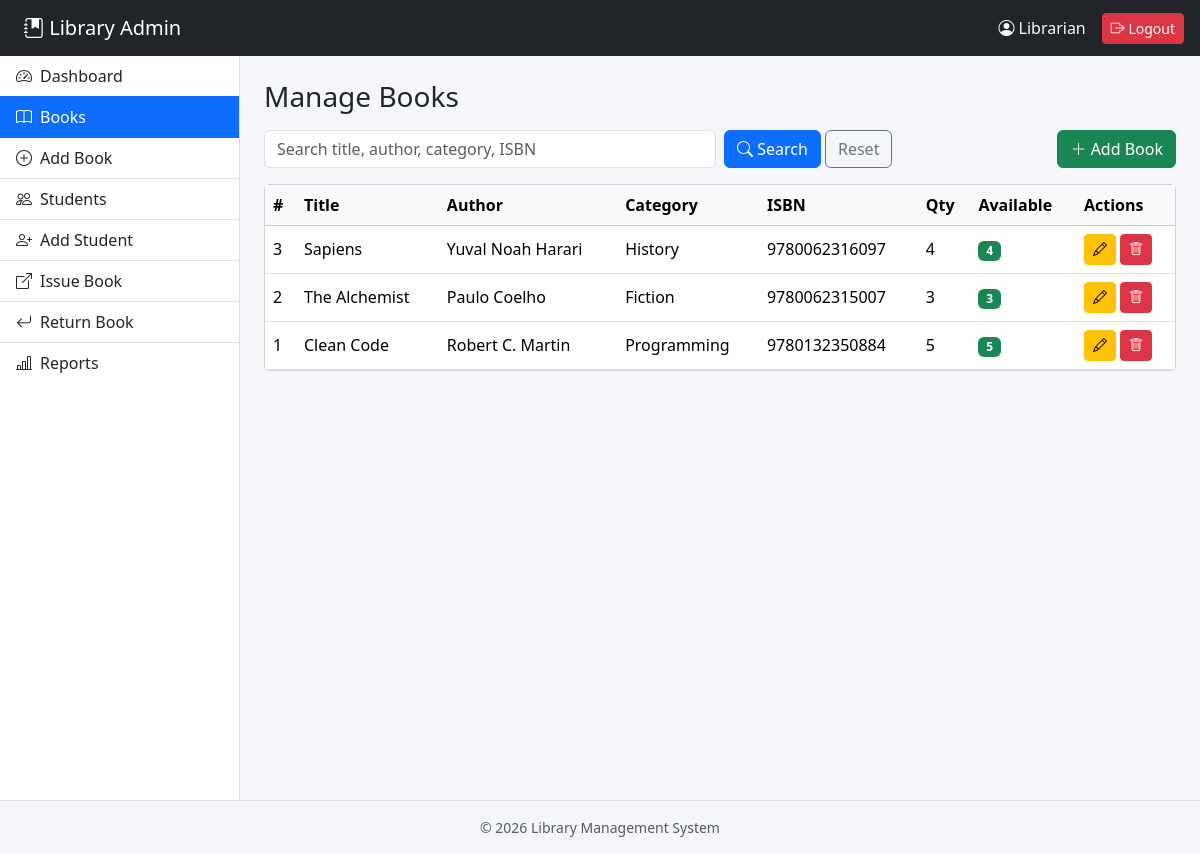
/admin/manage_books.php (signed in), run on the app's committed database.
### tables this page shows
CREATE TABLE IF NOT EXISTS books (
  id INT AUTO_INCREMENT PRIMARY KEY,
  title VARCHAR(200) NOT NULL,
  author VARCHAR(150) NOT NULL,
  category VARCHAR(100) NOT NULL,
  isbn VARCHAR(20) NOT NULL UNIQUE,
  quantity INT NOT NULL DEFAULT 1,
  available_quantity INT NOT NULL DEFAULT 1,
  added_date TIMESTAMP DEFAULT CURRENT_TIMESTAMP
);

### admin/includes/db.php (called while the page is built, shortened)
<?php
$conn = new mysqli('localhost', 'root', '', 'library_db');
$conn->set_charset('utf8mb4');
function db_run($sql, $types = '', $params = []) {
    global $conn;
    $st = $conn->prepare($sql);
    if ($types) $st->bind_param($types, ...$params);
    $st->execute();
    return $st;
}
function db_all($sql, $types = '', $params = []) { return db_run($sql, $types, $params)->get_result()->fetch_all(MYSQLI_ASSOC); }
function e($s) { return htmlspecialchars((string)$s, ENT_QUOTES, 'UTF-8'); }

### admin/manage_books.php (the view, shortened to what this page needs)
<?php
$title = 'Manage Books';
require_once '../includes/header.php';
$q = trim($_GET['q'] ?? ''); $like = "%$q%";
$books = db_all('SELECT * FROM books WHERE title LIKE ? OR author LIKE ? OR category LIKE ? OR isbn LIKE ? ORDER BY id DESC', 'ssss', [$like,$like,$like,$like]);
?>
<form class="row g-2 mb-3" method="get">
  <div class="col-12 col-md-6"><input name="q" value="<?= e($q) ?>" class="form-control" placeholder="Search title, author, category, ISBN"></div>
  <div class="col-auto"><button class="btn btn-primary"><i class="bi bi-search"></i> Search</button> <a href="manage_books.php" class="btn btn-outline-secondary">Reset</a></div>
  <div class="col-auto ms-md-auto"><a href="add_book.php" class="btn btn-success"><i class="bi bi-plus-lg"></i> Add Book</a></div>
</form>
<div class="card"><div class="table-responsive"><table class="table table-hover align-middle mb-0">
  <thead class="table-light"><tr><th>#</th><th>Title</th><th>Author</th><th>Category</th><th>ISBN</th><th>Qty</th><th>Available</th><th>Actions</th></tr></thead>
  <tbody>
  <?php foreach ($books as $b): ?>
    <tr><td><?= $b['id'] ?></td><td><?= e($b['title']) ?></td><td><?= e($b['author']) ?></td><td><?= e($b['category']) ?></td><td><?= e($b['isbn']) ?></td>
      <td><?= $b['quantity'] ?></td>
      <td><span class="badge text-bg-<?= $b['available_quantity'] > 0 ? 'success' : 'danger' ?>"><?= $b['available_quantity'] ?></span></td>
      <td class="text-nowrap">
        <a href="edit_book.php?id=<?= $b['id'] ?>" class="btn btn-sm btn-warning"><i class="bi bi-pencil"></i></a>
        <form method="post" class="d-inline" onsubmit="return confirm('Delete this book?')"><button name="delete" value="<?= $b['id'] ?>" class="btn btn-sm btn-danger"><i class="bi bi-trash"></i></button></form>
      </td></tr>
  <?php endforeach; if (!$books): ?><tr><td colspan="8" class="text-center text-muted py-4">No books found.</td></tr><?php endif; ?>
  </tbody></table></div></div>
<?php require_once '../includes/footer.php'; ?>

### admin/includes/header.php (shortened to what this page needs)
<?php
$page = basename($_SERVER['PHP_SELF']);
$menu = [
  'dashboard.php'       => ['speedometer2', 'Dashboard'],
  'manage_books.php'    => ['book', 'Books'],
  'add_book.php'        => ['plus-circle', 'Add Book'],
  'manage_students.php' => ['people', 'Students'],
  'add_student.php'     => ['person-plus', 'Add Student'],
  'issue_book.php'      => ['box-arrow-up-right', 'Issue Book'],
  'return_book.php'     => ['arrow-return-left', 'Return Book'],
  'reports.php'         => ['bar-chart-line', 'Reports'],
];
?>
<!DOCTYPE html>
<html lang="en">
<head>
  <link href="https://cdn.jsdelivr.net/npm/bootstrap@5.3.3/dist/css/bootstrap.min.css" rel="stylesheet">
  <link href="https://cdn.jsdelivr.net/npm/bootstrap-icons@1.11.3/font/bootstrap-icons.min.css" rel="stylesheet">
  <link href="../assets/css/style.css" rel="stylesheet">
</head>
<body>
<nav class="navbar navbar-dark bg-dark sticky-top px-3">
  <a class="navbar-brand ms-2 me-auto" href="dashboard.php"><i class="bi bi-journal-bookmark-fill"></i> Library Admin</a>
  <span class="text-light me-3 d-none d-sm-inline"><i class="bi bi-person-circle"></i> <?= e($_SESSION['admin_name']) ?></span>
  <a href="logout.php" class="btn btn-sm btn-danger"><i class="bi bi-box-arrow-right"></i> Logout</a>
</nav>
<div class="d-flex">
  <div class="offcanvas-lg offcanvas-start bg-white border-end sidebar" id="sidebar">
    <div class="offcanvas-body p-0"><div class="list-group list-group-flush w-100">
      <?php foreach ($menu as $file => [$icon, $label]): ?>
        <a href="<?= $file ?>" class="list-group-item list-group-item-action <?= $page === $file ? 'active' : '' ?>"><i class="bi bi-<?= $icon ?> me-2"></i><?= $label ?></a>
      <?php endforeach; ?>
    </div></div>
  </div>
  <main class="flex-grow-1 p-3 p-md-4 content">
    <h3 class="mb-3"><?= e($title ?? '') ?></h3>

### admin/includes/footer.php (shortened to what this page needs)
  </main>
</div>
<footer class="text-center text-muted small py-3 border-top">&copy; <?= date('Y') ?> Library Management System</footer>
</body>
</html>

### assets/css/style.css (style rules this page uses)
body { background: #f4f6f9; }
.sidebar { width: 240px; min-height: calc(100vh - 56px); flex-shrink: 0; }
.content { min-width: 0; }
.list-group-item.active { background: #0d6efd; border-color: #0d6efd; }

### data on the page
books: id "3", title "Sapiens", author "Yuval Noah Harari", category "History", isbn "9780062316097", quantity "4", available_quantity "4"
books: id "2", title "The Alchemist", author "Paulo Coelho", category "Fiction", isbn "9780062315007", quantity "3", available_quantity "3"
books: id "1", title "Clean Code", author "Robert C. Martin", category "Programming", isbn "9780132350884", quantity "5", available_quantity "5"

### other printed values
$_SESSION['admin_name'] "Librarian"
$label "Dashboard"
$label "Books"
$label "Add Book"
$label "Students"
$label "Add Student"
$label "Issue Book"
$label "Return Book"
$label "Reports"
$title "Manage Books"
